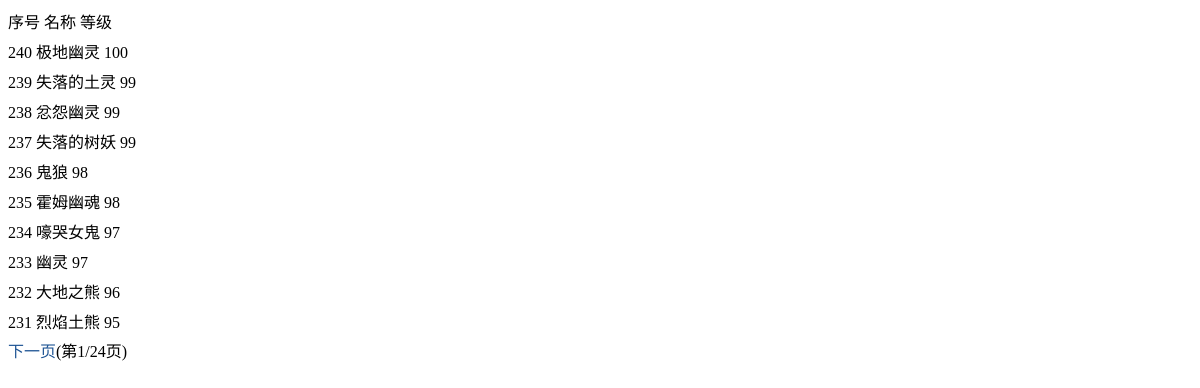
Screenshot of /wxj/admin/gw_list.php (signed in) with the database file from the repository.
### tables this page shows
CREATE TABLE `s_guaiwu_all` (
  `num` int(2) NOT NULL AUTO_INCREMENT,
  `gw_name` varchar(30) DEFAULT NULL,
  `gw_dj` int(2) DEFAULT '1',
  `gw_gj` int(2) DEFAULT '0',
  `gw_xq` int(2) DEFAULT '0',
  `gw_fy` int(2) DEFAULT '0',
  `gw_bj` int(2) DEFAULT '0',
  `gw_rx` int(2) DEFAULT '0',
  `gw_hp` int(2) DEFAULT '0',
  PRIMARY KEY (`num`) USING BTREE
);

### wxj/admin/include/FenyePage.class.php (called while the page is built, shortened)
<?php
function getFenyePage_gw($fenyePage,$dh_fl){
    $sqlHelper=new SqlHelper();
    $sql1="select num,gw_name,gw_dj from s_guaiwu_all order by num desc limit
		".($fenyePage->pageNow-1)*$fenyePage->pageSize.",".$fenyePage->pageSize;
    $sql2="select count(num) from s_guaiwu_all";
    $sqlHelper->exectue_dql_fenye_bag($sql1,$sql2,$fenyePage,$dh_fl);
}
?>

### wxj/admin/gw_list.php (the view, shortened to what this page needs)
<?php
require_once "include/fzr.php";
function gw_show_fenye($gotourl,$dh_fl){
    require_once "include/FenyePage.class.php";
    $fenyePage=new FenyePage();
    $fenyePage->gotoUrl="$gotourl";
    $fenyePage->pageSize=10;
    getFenyePage_gw($fenyePage,$dh_fl);
    if($fenyePage->res_array){
        echo '<div>序号 名称 等级</div>';
        for($i=0;$i<count($fenyePage->res_array);$i++){
            $row=$fenyePage->res_array[$i];
            $wp_num = $row['num'];
            $gw_name = $row['gw_name'];
            $gw_dj = $row['gw_dj'];
            echo '<div>'.$wp_num.' '.$gw_name.' '.$gw_dj.'</div>';
        }
        if($fenyePage->pageCount > 1){
            echo $fenyePage->navigate;
        }
    }else{
        echo '<div>暂无怪物</div>';
    }
}
gw_show_fenye('gw_list.php','w');
?>

### wxj/admin/include/fzr.php (style rules this page uses)
div { line-height: 30px; }

### rows the page displays
s_guaiwu_all: num "240", gw_name "极地幽灵", gw_dj "100"
s_guaiwu_all: num "239", gw_name "失落的土灵", gw_dj "99"
s_guaiwu_all: num "238", gw_name "忿怨幽灵", gw_dj "99"
s_guaiwu_all: num "237", gw_name "失落的树妖", gw_dj "99"
s_guaiwu_all: num "236", gw_name "鬼狼", gw_dj "98"
s_guaiwu_all: num "235", gw_name "霍姆幽魂", gw_dj "98"
s_guaiwu_all: num "234", gw_name "嚎哭女鬼", gw_dj "97"
s_guaiwu_all: num "233", gw_name "幽灵", gw_dj "97"
s_guaiwu_all: num "232", gw_name "大地之熊", gw_dj "96"
s_guaiwu_all: num "231", gw_name "烈焰土熊", gw_dj "95"

### other values shown
$fenyePage->pageNow "1"
$fenyePage->pageCount "24"
